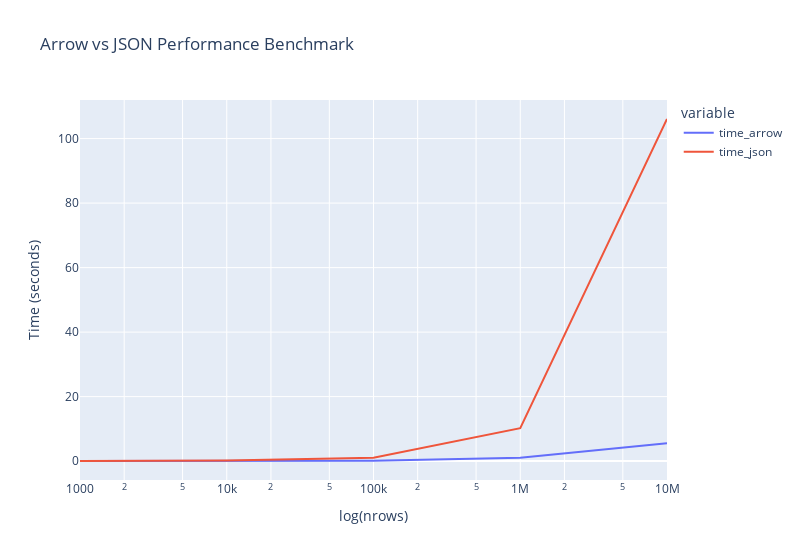

Write notebook code for a chart like this one.
### Code cell
import pandas as pd
import plotly.express as px

df = pd.DataFrame(data)
fig = px.line(
    df,
    x="nrows",
    y=["time_arrow", "time_json"],
    log_x=True,
    labels={"nrows": "log(nrows)", "value": "Time (seconds)"},
    title="Arrow vs JSON Performance Benchmark",
    width=800,
)
fig.show()

### Figure 1 — Plotly figure (JSON) as saved in the notebook; plotly's stock layout.template omitted (floating-point values rounded to 4 significant figures)
{"data": [{"hovertemplate": "variable=time_arrow<br>log(nrows)=%{x}<br>Time (seconds)=%{y}<extra></extra>", "legendgroup": "time_arrow", "line": {"color": "#636efa", "dash": "solid"}, "marker": {"symbol": "circle"}, "mode": "lines", "name": "time_arrow", "orientation": "v", "showlegend": true, "type": "scatter", "x": [1000, 10000, 100000, 1000000, 10000000], "xaxis": "x", "y": [0.04716, 0.03687, 0.1454, 1.083, 5.569], "yaxis": "y"}, {"hovertemplate": "variable=time_json<br>log(nrows)=%{x}<br>Time (seconds)=%{y}<extra></extra>", "legendgroup": "time_json", "line": {"color": "#EF553B", "dash": "solid"}, "marker": {"symbol": "circle"}, "mode": "lines", "name": "time_json", "orientation": "v", "showlegend": true, "type": "scatter", "x": [1000, 10000, 100000, 1000000, 10000000], "xaxis": "x", "y": [0.0414, 0.1877, 1.036, 10.23, 106.1], "yaxis": "y"}], "layout": {"legend": {"title": {"text": "variable"}, "tracegroupgap": 0}, "title": {"text": "Arrow vs JSON Performance Benchmark"}, "width": 800, "xaxis": {"anchor": "y", "domain": [0, 1], "title": {"text": "log(nrows)"}, "type": "log"}, "yaxis": {"anchor": "x", "domain": [0, 1], "title": {"text": "Time (seconds)"}}}}
